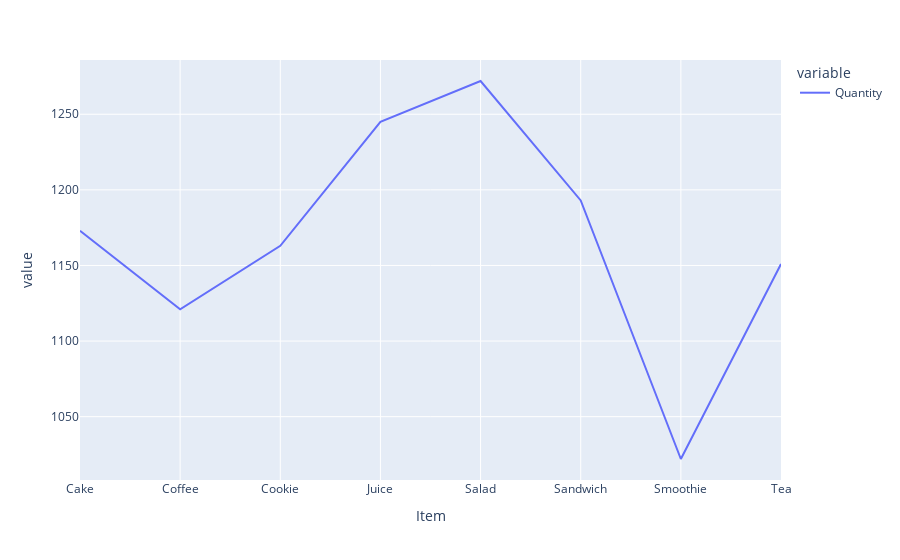

Notebook code for this chart:
### Code cell
px.line(df.groupby("Item")["Quantity"].sum())

### Figure 1 — Plotly figure (JSON) as saved in the notebook; plotly's stock layout.template omitted (floating-point values rounded to 4 significant figures)
{"data": [{"hovertemplate": "variable=Quantity<br>Item=%{x}<br>value=%{y}<extra></extra>", "legendgroup": "Quantity", "line": {"color": "#636efa", "dash": "solid"}, "marker": {"symbol": "circle"}, "mode": "lines", "name": "Quantity", "orientation": "v", "showlegend": true, "type": "scatter", "x": ["Cake", "Coffee", "Cookie", "Juice", "Salad", "Sandwich", "Smoothie", "Tea"], "xaxis": "x", "y": [1173, 1121, 1163, 1245, 1272, 1193, 1022, 1151], "yaxis": "y"}], "layout": {"legend": {"title": {"text": "variable"}, "tracegroupgap": 0}, "margin": {"t": 60}, "xaxis": {"anchor": "y", "domain": [0, 1], "title": {"text": "Item"}}, "yaxis": {"anchor": "x", "domain": [0, 1], "title": {"text": "value"}}}}
